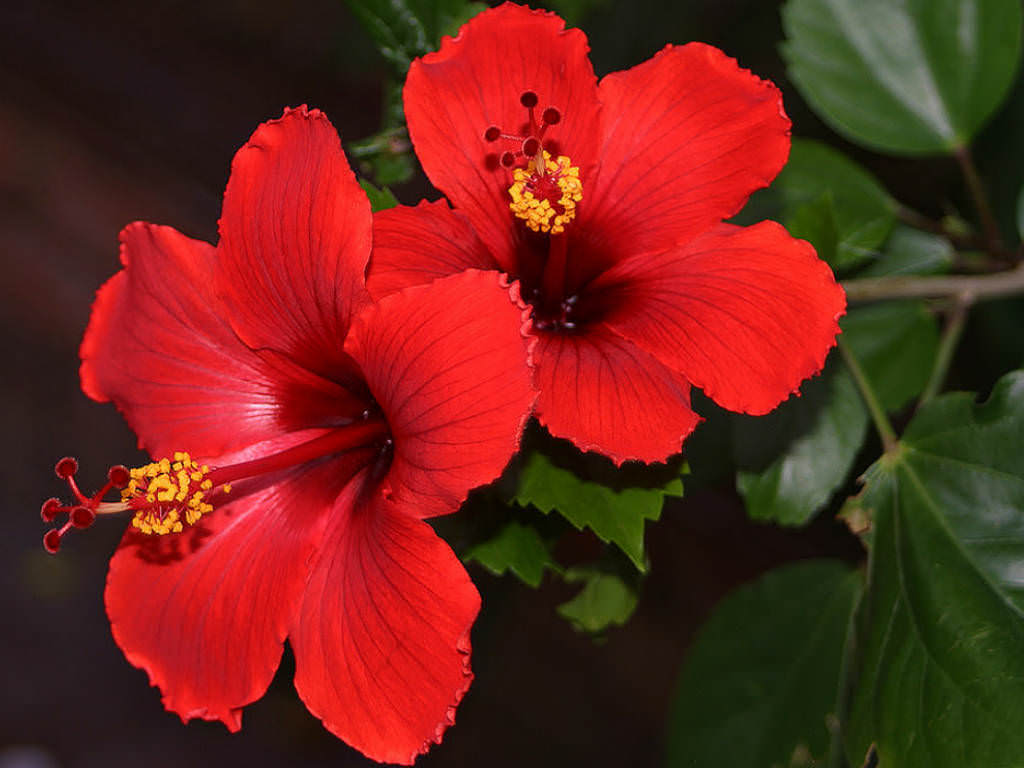
#> input picture color detection/sample-2.jpg, 1024 x 768 px, given in place of the camera
$ python tempCodeRunnerFile.py
#> lines starting #> are read from the running program, lines starting #| are printed output that depends on the picture; after the words box and inside, x2 and y2 are one past the last pixel; in counts of white or black regions, pixels touching at a corner belong together
import cv2
import numpy as np

# Start video capture
cap = cv2.VideoCapture(0)

while True:
    success, frame = cap.read()
#> frame is the input picture: shape (768, 1024, 3); mean B, G, R 26, 35.9, 110.2
    if not success:
        print("Failed to grab frame")
        break

    frame = cv2.resize(frame, (640, 480))
#> frame: shape (480, 640, 3)

    # Convert to HSV
    hsv = cv2.cvtColor(frame, cv2.COLOR_BGR2HSV)
#> hsv: shape (480, 640, 3); mean H, S, V 60.6, 177.4, 114.4

    # Red color range
    lower_red = np.array([160, 100, 100])
    upper_red = np.array([179, 255, 255])

    # Create mask
    mask = cv2.inRange(hsv, lower_red, upper_red)
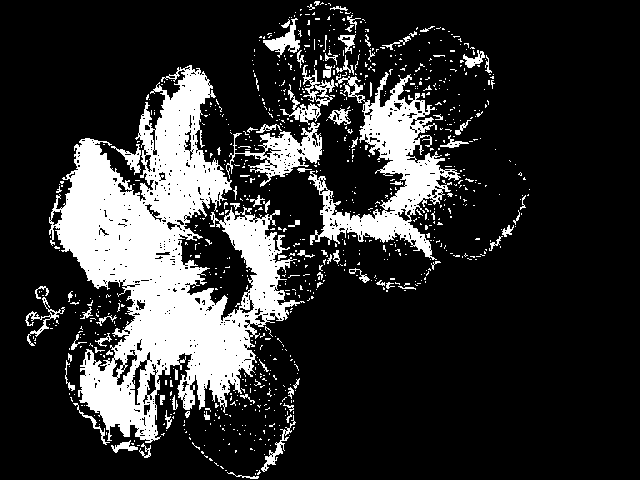
#> mask: shape (480, 640); 19.2% white; 893 white regions (809 under 20 px), largest, box (x1, y1, x2, y2) and area: (49, 65, 305, 443) 38728, (308, 72, 461, 260) 8853, (226, 122, 322, 187) 2069

    # Morphological operations (clean noise)
    kernel = np.ones((5, 5), np.uint8)
    mask = cv2.morphologyEx(mask, cv2.MORPH_OPEN, kernel)
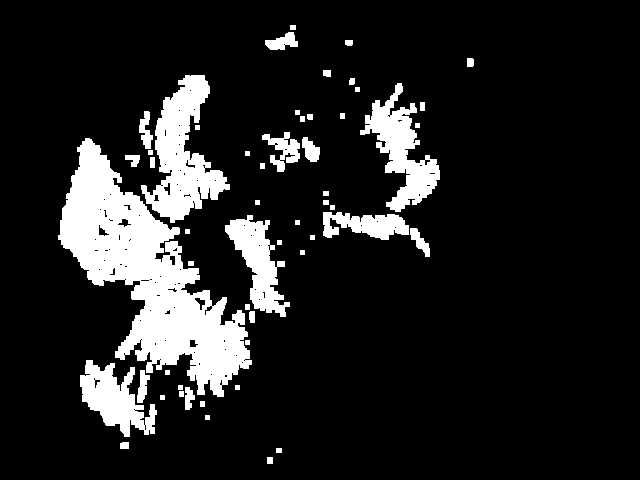
#> mask: shape (480, 640); 13.2% white; 54 white regions, largest, box (x1, y1, x2, y2) and area: (58, 138, 252, 397) 19481, (141, 75, 230, 223) 5975, (360, 83, 440, 212) 3982
    mask = cv2.morphologyEx(mask, cv2.MORPH_DILATE, kernel)
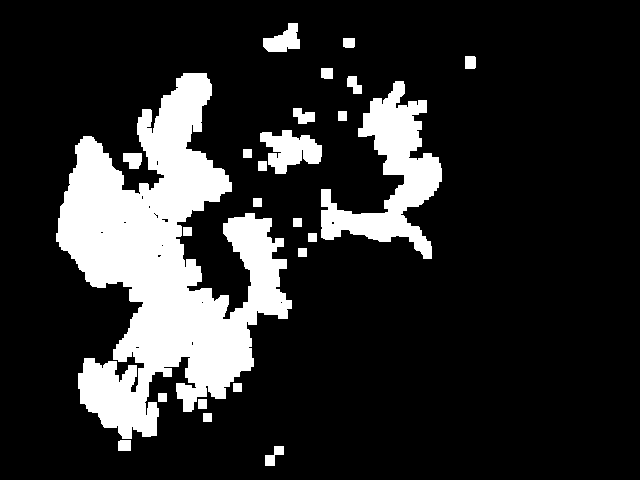
#> mask: shape (480, 640); 17.3% white; 24 white regions

    # Find contours on the mask
    contours, _ = cv2.findContours(mask, cv2.RETR_EXTERNAL, cv2.CHAIN_APPROX_SIMPLE)
#> contours = 24 contours; largest, box (x1, y1, x2, y2) and area: (56, 73, 292, 439) 38776, (321, 81, 442, 259) 7946, (260, 130, 322, 174) 1518, (263, 23, 300, 52) 600, (123, 153, 142, 169) 216

    for cnt in contours:
        area = cv2.contourArea(cnt)
        if area > 1000:  # Filter small noise
            # Draw contour
            cv2.drawContours(frame, [cnt], -1, (0, 255, 0), 2)

            # Bounding rectangle
            x, y, w, h = cv2.boundingRect(cnt)
            cv2.rectangle(frame, (x, y), (x + w, y + h), (255, 0, 0), 2)

            # Display area value
            cv2.putText(frame, f"Area: {int(area)}", (x, y - 10),
                        cv2.FONT_HERSHEY_SIMPLEX, 0.5, (255, 255, 255), 1)
#> this loop made 24 passes
#> (area, x, y, w, h) on passes 15, 18, 20: (1518.5, 260, 130, 62, 44), (7945.5, 321, 81, 121, 178), (38776, 56, 73, 236, 366)
#> (cnt, area) on passes 3 to 8: ([[203, 413], [203, 421], [211, 421], [211, 413]], 64), ([[198, 399], [198, 408], [206, 408], [206, 399]], 72), ([[158, 393], [158, 401], [166, 401], [166, 393]], 64), ([[233, 383], [233, 391], [241, 391], [241, 383]], 64), ([[298, 248], [298, 256], [306, 256], [306, 248]], 64), ([[308, 233], [308, 241], [316, 241], [316, 233]], 64)
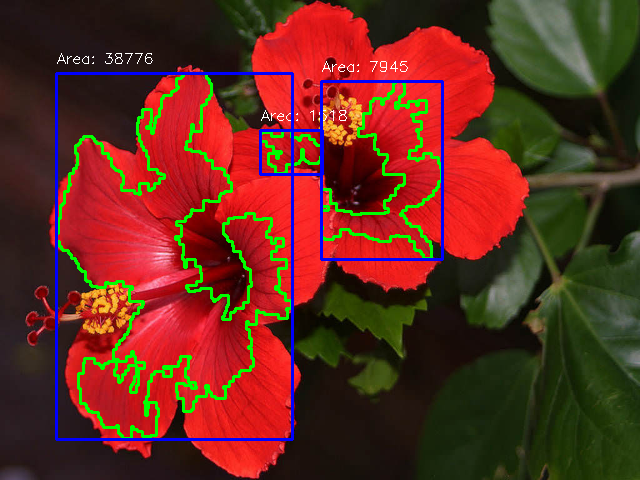
#> frame: shape (480, 640, 3); mean B, G, R 29.8, 43.7, 100.3

    # Show windows
    cv2.imshow("Original with Contours", frame)
    cv2.imshow("Mask", mask)

    # Quit on 'q'
    if cv2.waitKey(1) & 0xFF == ord('q'):
#> (key q is pressed here)
        break

# Release and cleanup
cap.release()
cv2.destroyAllWindows()
